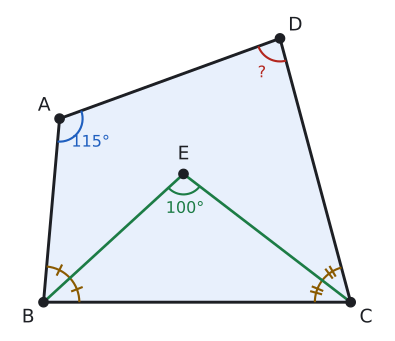

Generate this figure with Python:
import sys; sys.path.insert(0, "tools")
from cizim import *

# Alıştırma 4. ABCD: A=115, B=85, C=75, D=85. [BE] ve [CE] açıortay, m(BEC) = 100. Sorulan: m(D) = 2*100 - 115 = 85.
def u(d): return np.array([np.cos(np.radians(d)), np.sin(np.radians(d))])
def dortgen(a, b, c, d, L, p):
    B = np.array([0.0, 0.0]); C = np.array([L, 0.0]); A = p * u(b)
    u1, u2 = u(180 - c), u(360 - c - d)
    s, t = np.linalg.solve(np.column_stack([u1, u2]), A - C)
    return A, B, C, C + s * u1
def olc(P, Q, R):
    v, w = Q - P, R - P
    return np.degrees(np.arccos(v @ w / np.linalg.norm(v) / np.linalg.norm(w)))
def kesis(P, d1, Q, d2):
    s, t = np.linalg.solve(np.column_stack([d1, -d2]), Q - P); return P + s * d1
def centik(kose, p1, p2, r, n, renk):
    a1 = np.arctan2(*(p1 - kose)[::-1]); a2 = np.arctan2(*(p2 - kose)[::-1])
    if (a2 - a1) % (2 * np.pi) > np.pi: a1, a2 = a2, a1
    orta = a1 + ((a2 - a1) % (2 * np.pi)) / 2
    for k in range(n):
        t = orta + (k - (n - 1) / 2) * 0.12
        ax.plot([kose[0] + (r - 0.1) * np.cos(t), kose[0] + (r + 0.1) * np.cos(t)],
                [kose[1] + (r - 0.1) * np.sin(t), kose[1] + (r + 0.1) * np.sin(t)], color=renk, lw=1.6)

A, B, C, D = dortgen(115, 85, 75, 85, 6.0, 3.6)
E = kesis(B, u(42.5), C, u(180 - 37.5))
print("iç açılar:", [round(olc(*k), 2) for k in ((A, D, B), (B, A, C), (C, B, D), (D, C, A))], "BEC:", round(olc(E, B, C), 2))

fig, ax = sekil(5.6, 4.4)
ax.set_aspect("equal"); ax.axis("off")
ax.add_patch(patches.Polygon([A, B, C, D], closed=True, facecolor=MAVI_ACIK, edgecolor=YAZI, lw=2.2))
ax.plot(*zip(B, E), color=YESIL, lw=2); ax.plot(*zip(C, E), color=YESIL, lw=2)
for k, v, d in (("A", A, (-0.3, 0.25)), ("B", B, (-0.3, -0.3)), ("C", C, (0.3, -0.3)), ("D", D, (0.3, 0.25)), ("E", E, (0.0, 0.38))):
    nokta(ax, *v, ""); ax.text(v[0] + d[0], v[1] + d[1], k, ha="center", va="center", fontsize=14)
aci(ax, A, B, D, r=0.45, ad="115°", renk=MAVI)
aci(ax, D, A, C, r=0.45, ad="?", renk=KIRMIZI)
aci(ax, B, A, E, r=0.7, renk=SARI); aci(ax, B, E, C, r=0.7, renk=SARI)
centik(B, A, E, 0.7, 1, SARI); centik(B, E, C, 0.7, 1, SARI)
aci(ax, C, B, E, r=0.7, renk=SARI); aci(ax, C, E, D, r=0.7, renk=SARI)
centik(C, B, E, 0.7, 2, SARI); centik(C, E, D, 0.7, 2, SARI)
aci(ax, E, B, C, r=0.4, ad="100°", renk=YESIL)
ax.set_xlim(-0.7, C[0] + 0.7); ax.set_ylim(-0.6, max(A[1], D[1]) + 0.6)
kaydet(fig, __file__)
